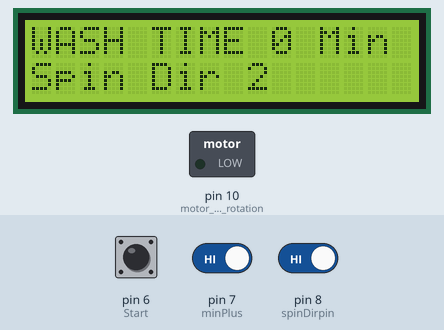
This sketch was run on a simulated Arduino Uno, built with avr-gcc and run on an emulated ATmega328P. Shown: 16×2 character LCD, switched loads named in the sketch (green lamp = pin HIGH). The test bench sets the inputs (shaded band); at power-on: pin 6 (Start) HIGH, pin 7 (minPlus) HIGH, pin 8 (spinDirpin) HIGH.

Above: at 3.2 s.
3.3 s: pin 6 (Start) pulled LOW for 0.15 s
At 4.3 s:
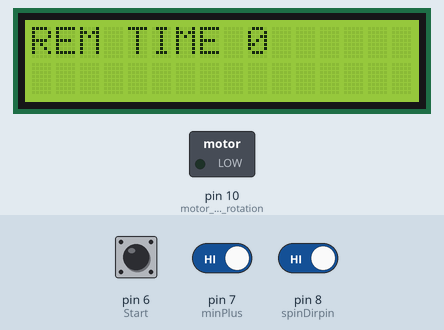
6.4 s: pin 6 (Start) pulled LOW for 1 s
At 6.9 s:
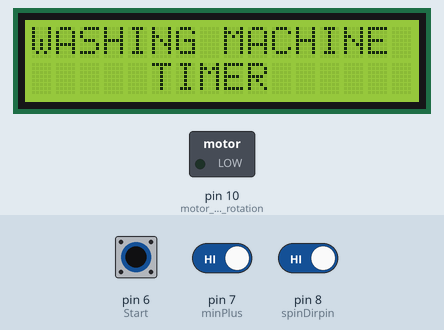
10.3 s: pin 7 (minPlus) driven LOW
At 13.2 s:
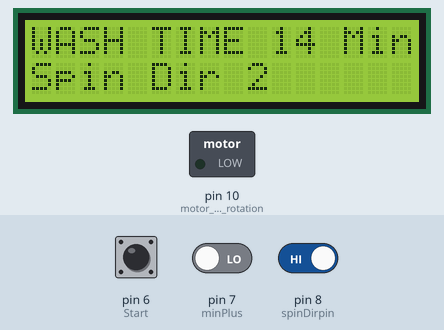
13.3 s: pin 8 (spinDirpin) driven LOW
At 14.4 s:
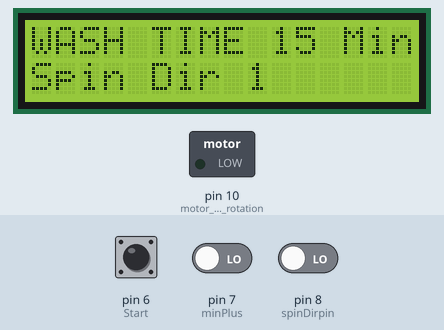
15.3 s: pin 8 (spinDirpin) driven HIGH
At 18.02 s:
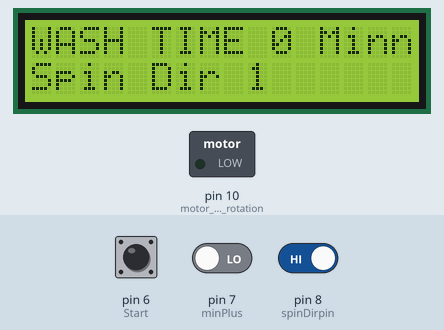
18.3 s: pin 7 (minPlus) driven HIGH
Timing chart, 0 to 20.8 s (numbered marks = the images above; inputs shaded):
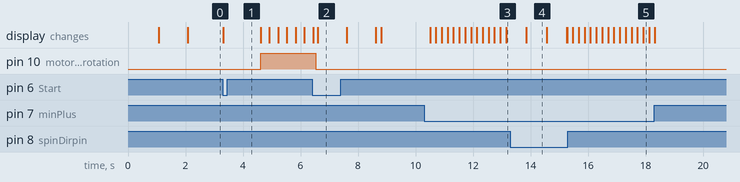

The sketch:

washing_machine.ino
```cpp
#include <Wire.h>
#include <LiquidCrystal.h>

const int rs = 12, en = 11, d4 = 5, d5 = 4, d6 = 3, d7 = 2;
LiquidCrystal lcd(rs, en, d4, d5, d6, d7);

int minPlus = 7; // to add wash time
int Start = 6;   // to execute wash cycle
int mins;
int startState;   // to identify execute button state
int LastBtnState; // to know the last condition
int motOn = 30;   // motor on time
int motOff = 10;  // motor reset time
int secs;
int motTimer;     // time counter for motor control
int delaypd = 200; // time in milliseconds
int spinDirpin = 8; // 1 for uni-dir,  2 for bi-dire
int spinDir;        // variable

void setup() {
  // put your setup code here, to run once:
  pinMode(minPlus, INPUT);    // mins add
  pinMode(Start, INPUT);      // execute button
  pinMode(10, OUTPUT);        // motor cw rotation
  digitalWrite(10, LOW);      // initial setting
  pinMode(11, OUTPUT);        // motor ccw rotation
  digitalWrite(11, LOW);      // initial setting
  pinMode(spinDirpin, INPUT); // detect directional input
  mins = 0;
  lcd.begin(16, 2);           // initialize LCD with 16 columns and 2 rows
  lcd.setCursor(0, 0);
  lcd.print("WASHING MACHINE");
  lcd.setCursor(5, 1);
  lcd.print("TIMER");
  delay(1000);
  lcd.clear();
  lcd.setCursor(5, 0);
  lcd.print("GROUP H");
  lcd.setCursor(0, 1);
  lcd.print("ASSALAMUALAIKUM");
  startState = HIGH;
  LastBtnState = HIGH;
  motTimer = 0;
  secs = 59;
  spinDir = 2;
  delay(1000);
  lcd.clear();
}

void loop() {
  // ----------- adding wash time--------------
  lcd.setCursor(0, 0);
  lcd.print("WASH TIME ");
  lcd.print(mins);
  lcd.print(" Min");
  lcd.setCursor(0, 1);
  lcd.print("Spin Dir ");
  lcd.print(spinDir);
  setMins();
  setDir();

  //----------------  starting wash cycle--------------------
  byte NewBtnState = digitalRead(Start);
  if (NewBtnState == LOW && LastBtnState == HIGH) {
    LastBtnState = LOW;
    lcd.clear();
    lcd.setCursor(0, 0);
    lcd.print("REM TIME ");
    lcd.print(mins);
    delay(1000);
    mins = mins - 1;

    //------------------------------------- timer section----------------------
    while (mins != 0 && LastBtnState == LOW) {
      byte NewBtnState1 = digitalRead(Start);
      delay(100);
      if (NewBtnState1 == LOW && LastBtnState == LOW) {
        LastBtnState = HIGH;
        setup();
      }
      delay(delaypd);
      spinDir = spinDir;
      lcd.clear();
      lcd.setCursor(0, 0);
      lcd.print("REM TIME ");
      lcd.print(mins);
      lcd.print(":");
      lcd.print(secs);
      motTimer = motTimer + 1;
      if (spinDir == 1 && (motTimer == motOn + motOff)) {
        motTimer = 0;
      }

      if (spinDir == 2 && (motTimer == 2 * (motOn + motOff))) {
        motTimer = 0;
      }

      secs = secs - 1;
      if (secs == 0) {
        secs = 59;
        mins = mins - 1;
        if (mins == 0) {
          mins = 0;

          setup();
          LastBtnState = HIGH;
        }
      }
      //---------------- mot start---------------------
      if (spinDir == 1) {
        if (motTimer == 1) {
          digitalWrite(10, HIGH);
          digitalWrite(11, LOW);
        } else if (LastBtnState == HIGH) {
          digitalWrite(10, LOW);
          digitalWrite(11, LOW);
        }
        if (motTimer == motOn + 1) {
          digitalWrite(10, LOW);
          digitalWrite(11, LOW);
        } else if (LastBtnState == HIGH) {
          digitalWrite(10, LOW);
          digitalWrite(11, LOW);
        }
      }

      //-------------------------- bidirectional -----------------------
      if (spinDir == 2) {
        if (motTimer == 1) {
          digitalWrite(10, HIGH);
          digitalWrite(11, LOW);
        }
        if (motTimer == motOn + 1) {
          digitalWrite(10, LOW);
          digitalWrite(11, LOW);
        }
        if (motTimer == (motOn + motOff + 1)) {
          digitalWrite(11, HIGH);
          digitalWrite(10, LOW);
        }
        if (motTimer == (motOn + motOff + motOn + 1)) {
          digitalWrite(11, LOW);
          digitalWrite(10, LOW);
        } else if (LastBtnState == HIGH) {
          digitalWrite(10, LOW);
          digitalWrite(11, LOW);
        }
      }
    }
  } else if (LastBtnState == LOW && NewBtnState == HIGH) {
    LastBtnState = LastBtnState;
  }
}

//----------------------------- minutes setting----------------------------
void setMins() {
  byte minTimer = digitalRead(minPlus);
  if (minTimer == LOW) {
    delay(200);
    mins = mins + 1;
    if (mins == 30) {
      mins = 0;
    }
  }
}

//----------------------------------direction -------------------
void setDir() {
  byte dir = digitalRead(spinDirpin);
  if (dir == LOW) {
    delay(500);
    spinDir = spinDir + 1;
    lcd.setCursor(0, 1);
    lcd.print("Spin Dir ");
    lcd.print(spinDir);
    if (spinDir == 3) {
      spinDir = 1;
    }
  }
}
```

Measured:
- after the input at 3.3 s, pin 10 (motor_cw_rotation): LOW → HIGH after 1.3 s; the display: changes at once (image 1)
- after the input at 6.4 s, pin 10 (motor_cw_rotation): HIGH → LOW after 0.14 s; the display: first differs from a run without the input after 0.20 s (image 2)
- after the input at 10.3 s, the display: first changes after 0.21 s (image 3 shows a later state)
- what the display in image 4 shows lasts 0.7 s, from 13.9 s to 14.6 s
